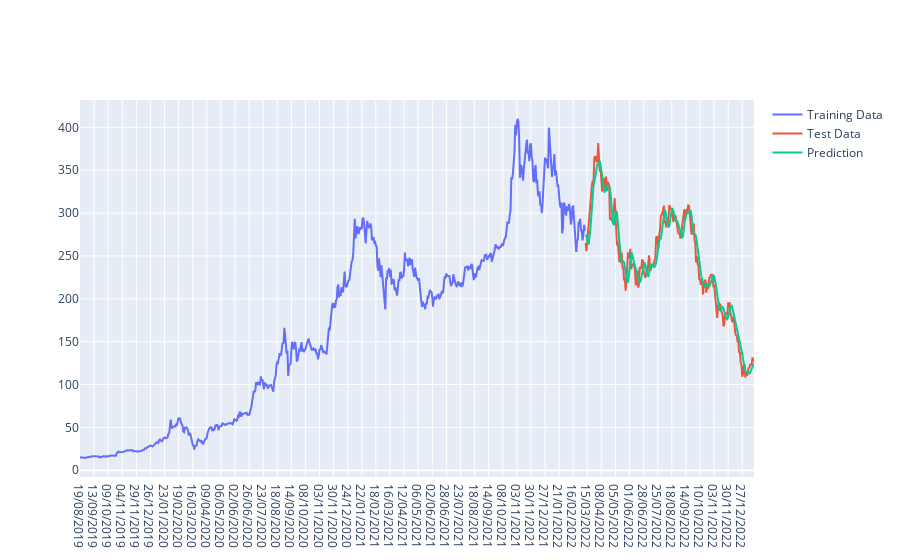

This figure's notebook cell:
### Code cell
fig = go.Figure()
fig.add_trace(go.Scatter(x=train_df.index,y=train_df['Close'],
                    mode='lines',
                    name='Training Data'))
fig.add_trace(go.Scatter(x=test_df.index,y=test_df['Close'],
                    mode='lines',
                    name='Test Data'))
fig.add_trace(go.Scatter(x=test_df.index,y=test_df['Predictions'],
                    mode='lines',
                    name='Prediction'))

### Figure 1 — Plotly figure (JSON) as saved in the notebook; plotly's stock layout.template omitted (floating-point values rounded to 4 significant figures; data arrays with more than 128 entries replaced by an {"elided": "..."} marker saying what was removed)
{"data": [{"mode": "lines", "name": "Training Data", "type": "scatter", "x": {"elided": "646 str values"}, "y": {"elided": "646 float values"}}, {"mode": "lines", "name": "Test Data", "type": "scatter", "x": {"elided": "216 str values"}, "y": {"elided": "216 float values"}}, {"mode": "lines", "name": "Prediction", "type": "scatter", "x": {"elided": "216 str values"}, "y": {"elided": "216 float values"}}], "layout": {}}
